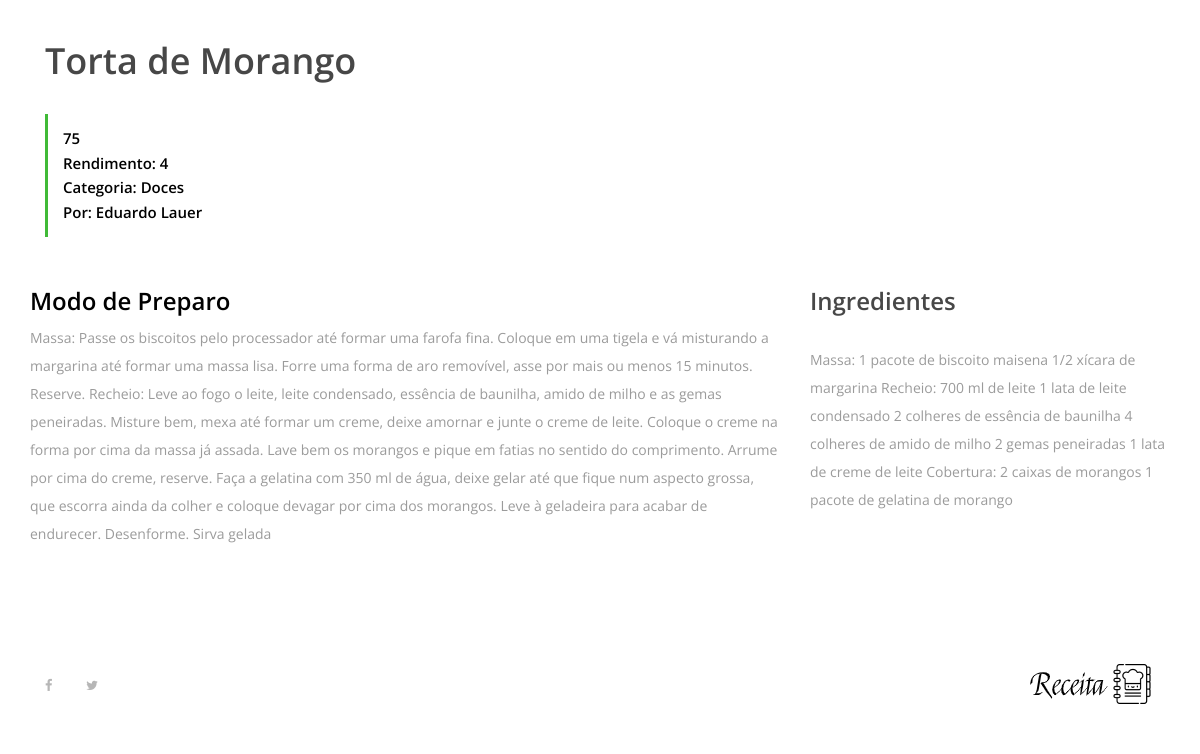
The page /4 (lower part) on the database as committed earlier.
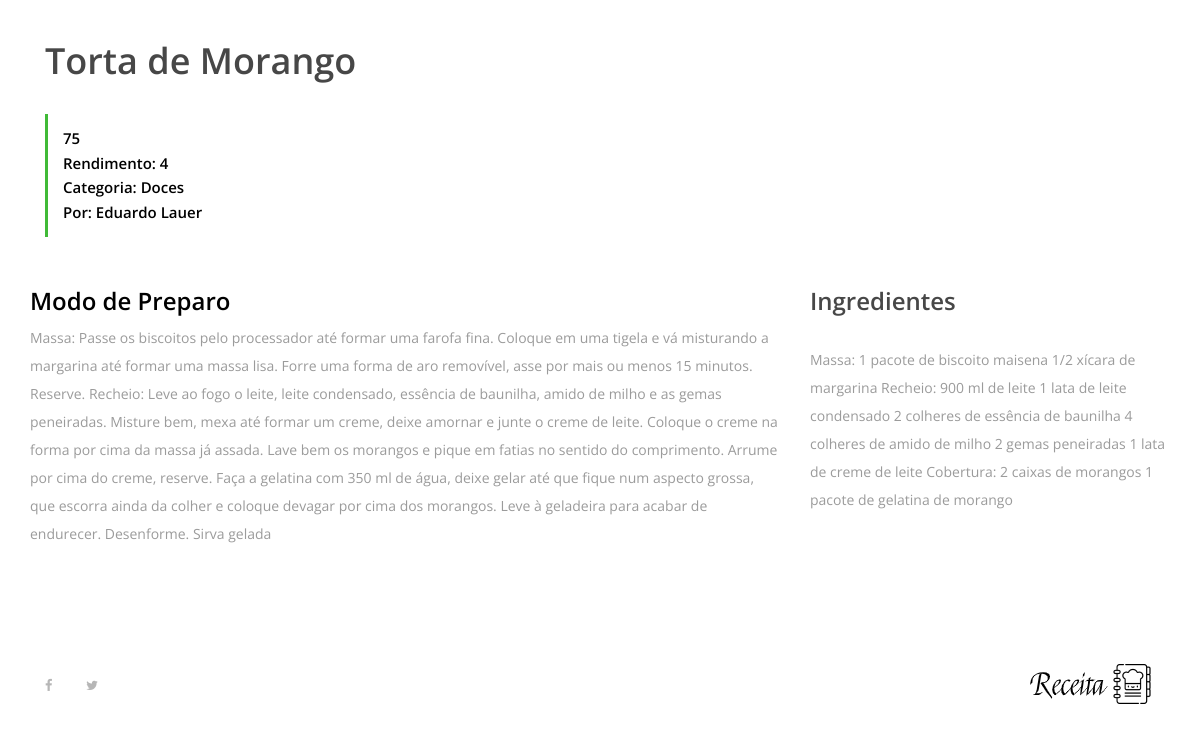
The same page on the database as committed later.
### receita/models.py (models this page shows, shortened)
class Receita(models.Model):
    pessoa = models.ForeignKey(User, on_delete=models.CASCADE, default='')
    objects = models.Manager
    nome_receita = models.CharField(max_length=200)
    ingredientes = models.TextField()
    modo_preparo = models.TextField()
    tempo_preparo = models.IntegerField()
    rendimento = models.CharField(max_length=100)
    categoria = models.CharField(max_length=100)
    date_receita = models.DateTimeField(default=datetime.now(), blank=True)
    foto_receita = models.ImageField(upload_to='fotos/%d/%m/%Y', blank=True)
    publicada = models.BooleanField(default=False)

### receita/views.py (the view)
# urls.py: path('<int:receita_id>', views.receita, name='receita'),
def receita(request, receita_id):
    receita_exibir = get_object_or_404(Receita, pk=receita_id)
    receita_mostrar = {
        'receita': receita_exibir
    }
    return render(request, 'receitas/receita.html', receita_mostrar)

### templates/receitas/receita.html (shortened to what this page needs)
{% extends 'base.html' %}
{% load static %}
{% block content %}
    <div class="receipe-content-area">
        <div class="container">
            <div class="row">
                <div class="col-12 col-md-8">
                    <div class="receipe-headline my-5">
                        <h2>{{ receita.nome_receita }}</h2>
                        <div class="receipe-duration">
                            <h6>{{ receita.tempo_preparo }}</h6>
                            <h6>Rendimento: {{ receita.rendimento }}</h6>
                            <h6>Categoria: {{ receita.categoria }}</h6>
                            <h6>Por: {{ receita.pessoa }}</h6>
                        </div>
                    </div>
                </div>
                <div class="row">
                    <div class="col-12 col-lg-8">
                        <h4>Modo de Preparo</h4>
                        <div class="single-preparation-step d-flex">
                            <p>{{ receita.modo_preparo }}</p>
                        </div>
                    </div>
                    <div class="col-12 col-lg-4">
                        <div class="ingredients">
                            <h4>Ingredientes</h4>
                            <div class="ingredients">
                                <p>{{ receita.ingredientes }}</p>
                            </div>
                        </div>
                    </div>
                 </div>
            </div>
         </div>
    </div>
        {% include 'partials/footer.html' %}
{% endblock %}

Rows that differ between the two databases and show on the page:
changed Receita "Torta de Morango": ingredientes "…xícara de margarina Recheio: 700 ml de leite 1…" → "…xícara de margarina Recheio: 900 ml de leite 1…"
